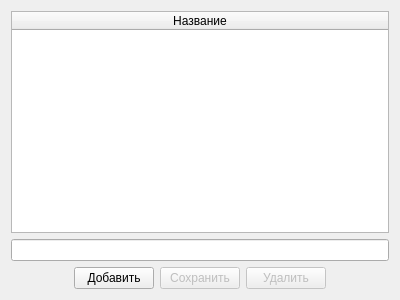
<?xml version="1.0" encoding="UTF-8"?>
<ui version="4.0">
 <class>designerOvd</class>
 <widget class="QWidget" name="designerOvd">
  <property name="geometry">
   <rect>
    <x>0</x>
    <y>0</y>
    <width>400</width>
    <height>300</height>
   </rect>
  </property>
  <property name="windowTitle">
   <string>Справочник</string>
  </property>
  <layout class="QVBoxLayout" name="verticalLayout">
   <item>
    <widget class="QTableWidget" name="table">
     <property name="selectionMode">
      <enum>QAbstractItemView::SingleSelection</enum>
     </property>
     <property name="selectionBehavior">
      <enum>QAbstractItemView::SelectRows</enum>
     </property>
     <attribute name="horizontalHeaderCascadingSectionResizes">
      <bool>true</bool>
     </attribute>
     <attribute name="horizontalHeaderShowSortIndicator" stdset="0">
      <bool>true</bool>
     </attribute>
     <attribute name="horizontalHeaderStretchLastSection">
      <bool>true</bool>
     </attribute>
     <attribute name="verticalHeaderVisible">
      <bool>false</bool>
     </attribute>
     <attribute name="verticalHeaderCascadingSectionResizes">
      <bool>true</bool>
     </attribute>
     <attribute name="verticalHeaderShowSortIndicator" stdset="0">
      <bool>false</bool>
     </attribute>
     <attribute name="verticalHeaderStretchLastSection">
      <bool>false</bool>
     </attribute>
     <column>
      <property name="text">
       <string>Название</string>
      </property>
     </column>
    </widget>
   </item>
   <item>
    <widget class="QLineEdit" name="leName"/>
   </item>
   <item>
    <layout class="QHBoxLayout" name="horizontalLayout">
     <item>
      <spacer name="horizontalSpacer">
       <property name="orientation">
        <enum>Qt::Horizontal</enum>
       </property>
       <property name="sizeHint" stdset="0">
        <size>
         <width>40</width>
         <height>20</height>
        </size>
       </property>
      </spacer>
     </item>
     <item>
      <widget class="QPushButton" name="btAdd">
       <property name="text">
        <string>Добавить</string>
       </property>
      </widget>
     </item>
     <item>
      <widget class="QPushButton" name="btSave">
       <property name="enabled">
        <bool>false</bool>
       </property>
       <property name="text">
        <string>Сохранить</string>
       </property>
      </widget>
     </item>
     <item>
      <widget class="QPushButton" name="btDelete">
       <property name="enabled">
        <bool>false</bool>
       </property>
       <property name="text">
        <string>Удалить</string>
       </property>
      </widget>
     </item>
     <item>
      <spacer name="horizontalSpacer_2">
       <property name="orientation">
        <enum>Qt::Horizontal</enum>
       </property>
       <property name="sizeHint" stdset="0">
        <size>
         <width>40</width>
         <height>20</height>
        </size>
       </property>
      </spacer>
     </item>
    </layout>
   </item>
  </layout>
 </widget>
 <resources/>
 <connections/>
</ui>
